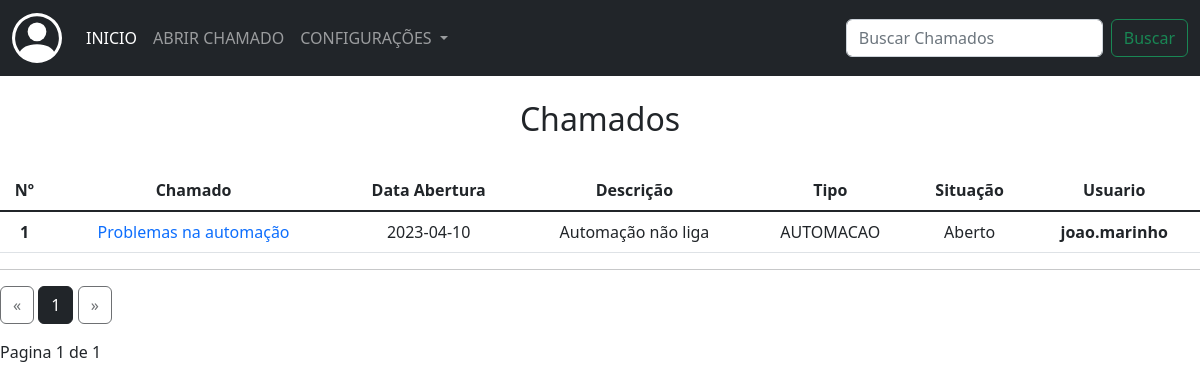
Before: /chamados_suporte (signed in) with the older database file.
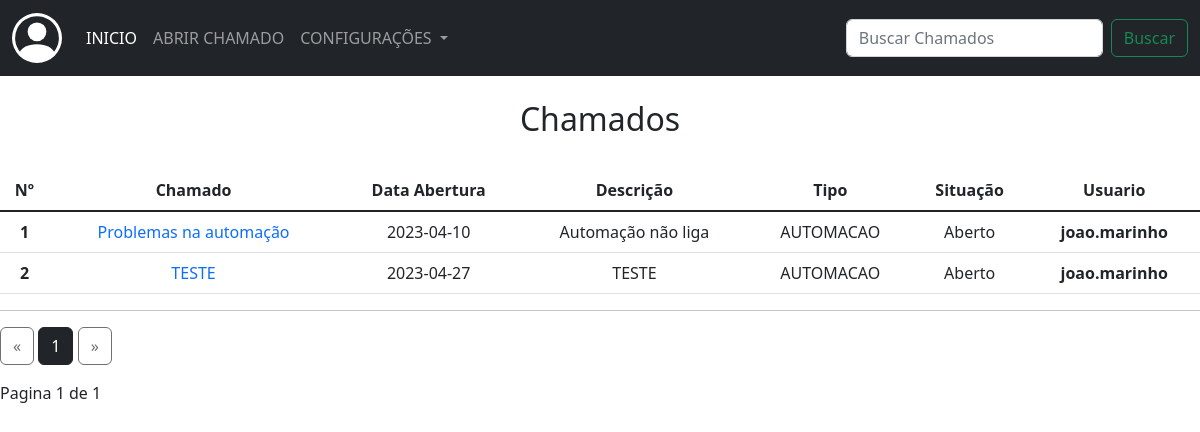
After: the same page with the newer database file.
### app/models/tab_chamados.py (models this page shows)
class Chamados(db.Model):
    __tablename__ = 'tab_chamados'
    id = db.Column(db.Integer, primary_key=True)
    data_add = db.Column(db.String(50), nullable=False)
    data_fim = db.Column(db.String(50), nullable=False)
    titulo = db.Column(db.String(100), nullable=False)
    descricao = db.Column(db.String(255), nullable=False)
    tipo_ch = db.Column(db.String(100), nullable=False)
    situacao = db.Column(db.String(50), nullable=False)
    ass_por = db.Column(db.String(100))
    telefone = db.Column(db.String(50))
    setor = db.Column(db.String(100))
    tab_usuarios_id = db.Column(db.Integer, db.ForeignKey('tab_usuarios.id'))

### app/routes/routes.py (the view)
@app.route("/chamados_suporte")
@login_required
def chamados_suporte():
    page = request.args.get('page',1,type=int)
    ch = Chamados.query.paginate(page=page, per_page=ROWS_PER_PAGE)
    return render_template("chamados_suporte.html", chamados = ch)

### app/routes/routes.py (called while the page is built)
@login_manager.user_loader
def load_user(user_id):
    return User.query.get(int(user_id))

### app/templates/chamados_suporte.html (shortened to what this page needs)
{% extends 'base.html' %}
{% block conteudo %}
<nav class="navbar navbar-expand-lg navbar-dark bg-dark">
    <div class="container-fluid">
      <a class="navbar-brand" href="#"></a>
      <div class="collapse navbar-collapse" id="navbarSupportedContent">
        <ul class="navbar-nav me-auto mb-2 mb-lg-0">
          <li class="nav-item">
            <a class="nav-link active" aria-current="page" href="#">INICIO</a>
          </li>
          <li class="nav-item">
            <a class="nav-link" href="{{url_for('abrir_chamado')}}">ABRIR CHAMADO</a>
          </li>
          <li class="nav-item dropdown">
            <a class="nav-link dropdown-toggle" href="#" role="button" data-bs-toggle="dropdown" aria-expanded="false">
              CONFIGURAÇÕES
            </a>
          </li>
        </ul>
        <form class="d-flex" role="search" action="" method="post">
          <input class="form-control me-2" type="search" placeholder="Buscar Chamados" aria-label="Search">
          <button class="btn btn-outline-success" type="submit">Buscar</button>
        </form>
      </div>
    </div>
</nav>
<br>
<h2 align="center">Chamados</h2>
<br>
<div>
  <table class="table">
    <thead>
      <tr>
        <th scope="col">Nº</th>
        <th scope="col">Chamado</th>
        <th scope="col">Data Abertura</th>
        <th scope="col">Descrição</th>
        <th scope="col">Tipo</th>
        <th scope="col">Situação</th>
        <th scope="col">Usuario</th>
      </tr>
    </thead>
    <tbody class="table-group-divider">
      {% for ch in chamados %}
      <tr>
        <th scope="row">{{ch.id}}</th>
        <td><a href="{{url_for('visualizar_chamados', id=ch.id)}}">{{ch.titulo}}</a></td>
        <td>{{ch.data_add}}</td>
        <td>{{ch.descricao}}</td>
        <td>{{ch.tipo_ch}}</td>
        <td>{{ch.situacao}}</td>
        <th>{{ch.tab_usuarios_id}}</th>
      </tr>
      {% endfor %}
    </tbody>
  </table>
  <hr>
  <div class="text-right">
    <a href="{{ url_for('chamados_suporte', page=chamados.prev_num) }}"
    class="btn btn-outline-dark
    {% if chamados.page == 1 %}disabled{% endif %}">
        &laquo;
    </a>
    {% for page_num in chamados.iter_pages(left_edge=1, right_edge=1, left_current=1, right_current=2) %}
{% if page_num %}
            {% if chamados.page == page_num %}
            <a href="{{ url_for('chamados_suporte', page=page_num) }}"
            class="btn btn-dark">
                {{ page_num }}
            </a>
            {% else %}
            <a href="{{ url_for('chamados_suporte', page=page_num) }}"
            class="btn btn-outline-dark">
                {{ page_num }}
            </a>
            {% endif %}
        {% else %}
            ...
        {% endif %}
    {% endfor %}
    <a href="{{ url_for('chamados_suporte', page=chamados.next_num) }}"
    class="btn btn-outline-dark
    {% if chamados.page == chamados.pages %}disabled{% endif %}">
        &raquo;
    </a>
</div>
<p class="text-right mt-3">
Pagina {{ chamados.page }} de {{ chamados.pages }}
</p>
</div>
<br>
{% endblock conteudo %}

Changed rows visible on the page:
added Chamados: id "2", titulo "TESTE", data_add "2023-04-27", descricao "TESTE", tipo_ch "AUTOMACAO", situacao "Aberto", tab_usuarios_id "joao.marinho"
